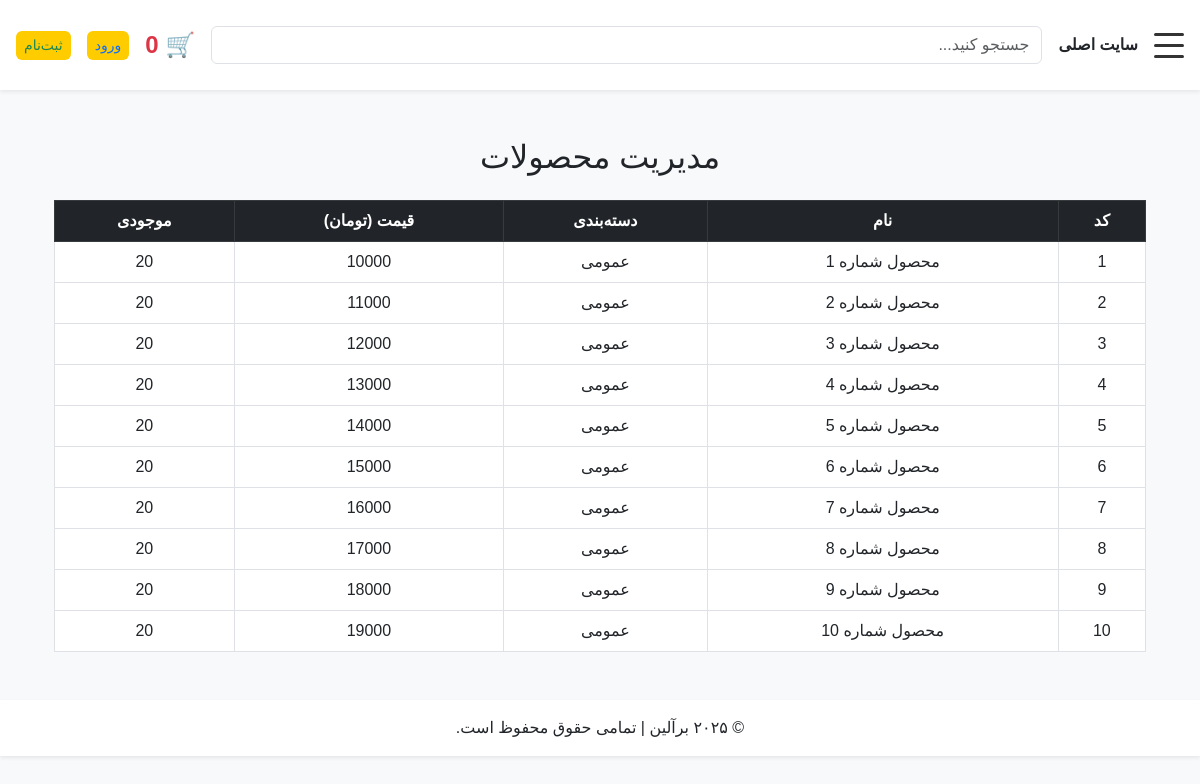
/admin/products, run on the app's committed database.
### models.py (models this page shows, shortened)
class Product(db.Model):
    id = db.Column(db.Integer, primary_key=True)
    name = db.Column(db.String(100), nullable=False)
    stock = db.Column(db.Integer, nullable=False)
    price = db.Column(db.Float, nullable=False)
    category = db.Column(db.String(50), nullable=False)
    image_url = db.Column(db.String(100), nullable=True)
    suppliers = db.relationship('Supplier', back_populates='product', lazy='dynamic')

### routes/main_routes.py (the view)
@main.route('/admin/products')
def admin_products():
    return render_template('admin/products.html', products=Product.query.all())

### templates/admin/products.html
{% extends "base.html" %}
{% block content %}
<div class="container mt-5">
    <h2 class="mb-4 text-center">مدیریت محصولات</h2>
    <table class="table table-bordered text-center">
        <thead class="table-dark">
            <tr>
                <th>کد</th>
                <th>نام</th>
                <th>دسته‌بندی</th>
                <th>قیمت (تومان)</th>
                <th>موجودی</th>
            </tr>
        </thead>
        <tbody>
            {% for product in products %}
            <tr>
                <td>{{ product.id }}</td>
                <td>{{ product.name }}</td>
                <td>{{ product.category }}</td>
                <td>{{ product.price | int }}</td>
                <td>{{ product.stock }}</td>
            </tr>
            {% endfor %}
        </tbody>
    </table>
</div>
{% endblock %}

### templates/base.html (shortened to what this page needs)
<!DOCTYPE html>
<html lang="fa" dir="rtl">
<head>
  <link href="https://cdn.jsdelivr.net/npm/bootstrap@5.3.0/dist/css/bootstrap.rtl.min.css" rel="stylesheet" />
  <link rel="stylesheet" href="{{ url_for('static', filename='css/style.css') }}" />
</head>
<body class="bg-light">
  <header class="d-flex justify-content-between align-items-center p-3 bg-white shadow-sm sticky-top">
    <div class="d-flex align-items-center gap-3">
      <div id="menuToggle" class="menu-toggle" style="cursor: pointer;">
        <span></span>
        <span></span>
        <span></span>
      </div>
      <a href="https://www.beralinco.com" target="_blank" class="fw-bold text-decoration-none text-dark">سایت اصلی</a>
    </div>
    <div class="flex-grow-1 mx-3">
      <input type="text" class="form-control" placeholder="جستجو کنید..." />
    </div>
    <div class="d-flex align-items-center gap-3">
      <div class="cart-icon fs-4">
        🛒 <span id="cart-count" class="text-danger fw-bold">0</span>
      </div>
      {% if current_user.is_authenticated %}
        <span>خوش آمدید {{ current_user.email }}</span>
        <a href="{{ url_for('main.logout') }}" class="btn btn-outline-danger btn-sm">خروج</a>
      {% else %}
        <a href="{{ url_for('main.login') }}" class="btn btn-outline-primary btn-sm">ورود</a>
        <a href="{{ url_for('main.register') }}" class="btn btn-outline-success btn-sm">ثبت‌نام</a>
      {% endif %}
    </div>
  </header>
  <main class="container my-4">
    {% block content %}{% endblock %}
  </main>
  <footer class="bg-white text-center py-3 shadow-sm mt-5">
    &copy; ۲۰۲۵ برآلین | تمامی حقوق محفوظ است.
  </footer>
</body>
</html>

### static/css/style.css (style rules this page uses)
html { scroll-behavior: smooth; }
body { font-family: 'Vazirmatn', 'IRANSans', Tahoma, sans-serif; direction: rtl; background-color: #f8f9fa; margin: 0; padding: 0; }
input, button { width: 100%; padding: 10px; margin: 10px 0; font-size: 14px; box-sizing: border-box; }
button, .btn { background-color: #ffcc00; border: none; cursor: pointer; border-radius: 6px; transition: background-color 0.3s ease; }
.menu-toggle { width: 30px; height: 25px; display: flex; flex-direction: column; justify-content: space-between; cursor: pointer; z-index: 1060; }
.menu-toggle span { display: block; height: 3px; background: #333; border-radius: 2px; transition: 0.3s ease-in-out; }

### data on the page
Product: id "1", name "محصول شماره 1", category "عمومی", price "10000", stock "20"
Product: id "2", name "محصول شماره 2", category "عمومی", price "11000", stock "20"
Product: id "3", name "محصول شماره 3", category "عمومی", price "12000", stock "20"
Product: id "4", name "محصول شماره 4", category "عمومی", price "13000", stock "20"
Product: id "5", name "محصول شماره 5", category "عمومی", price "14000", stock "20"
Product: id "6", name "محصول شماره 6", category "عمومی", price "15000", stock "20"
Product: id "7", name "محصول شماره 7", category "عمومی", price "16000", stock "20"
Product: id "8", name "محصول شماره 8", category "عمومی", price "17000", stock "20"
Product: id "9", name "محصول شماره 9", category "عمومی", price "18000", stock "20"
Product: id "10", name "محصول شماره 10", category "عمومی", price "19000", stock "20"
